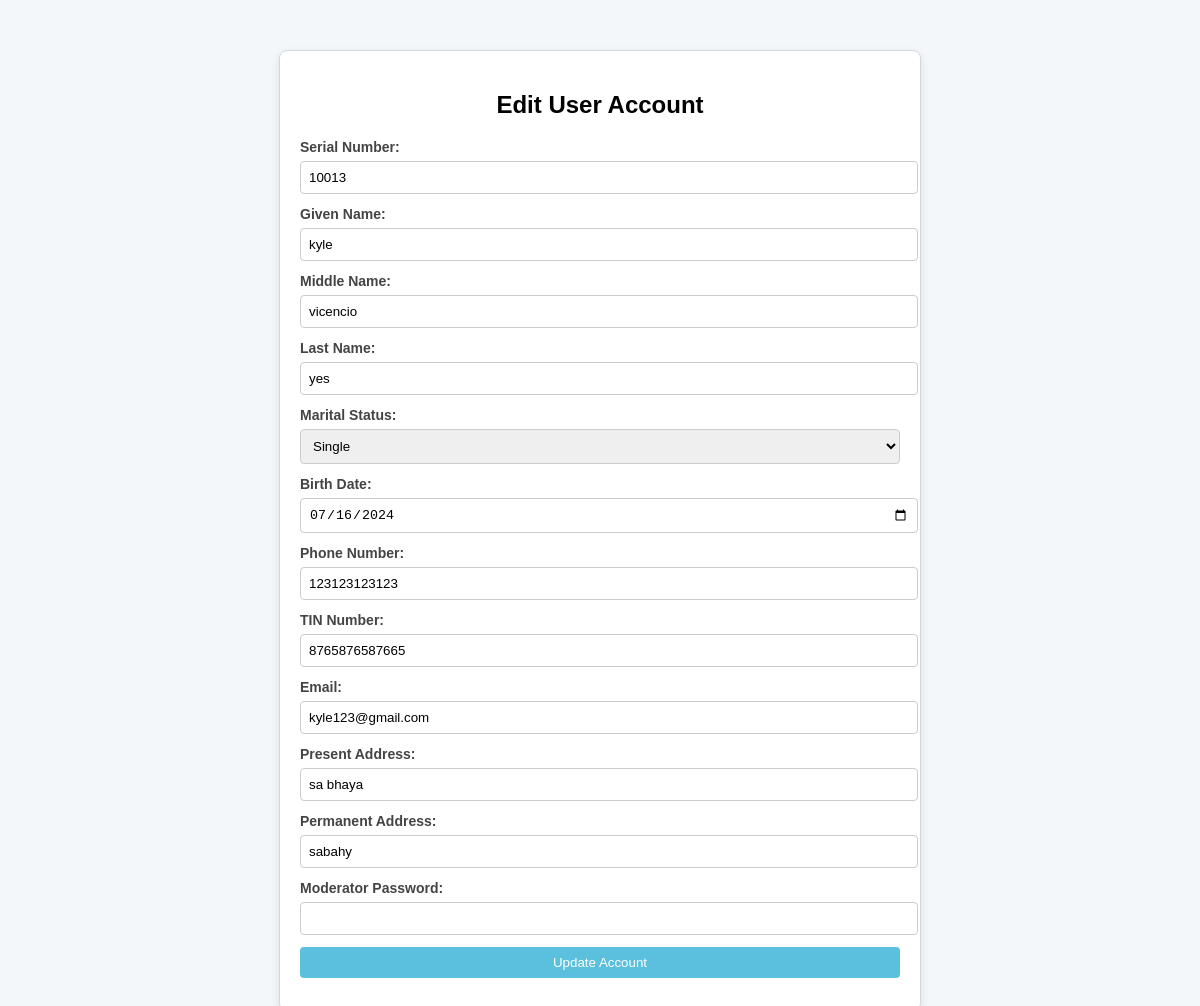
The app's page /Admin/validate_user.php?id=42 with its own data.
### tables this page shows
CREATE TABLE `accounts` (
  `id` int(255) NOT NULL,
  `serial_num` int(25) NOT NULL,
  `last_name` varchar(40) NOT NULL,
  `first_name` varchar(40) NOT NULL,
  `email` varchar(80) NOT NULL,
  `phone_num` varchar(20) NOT NULL,
  `h_password` varchar(75) NOT NULL,
  `role` varchar(20) NOT NULL,
  `date_created` datetime NOT NULL DEFAULT current_timestamp(),
  `updated_at` datetime NOT NULL DEFAULT current_timestamp(),
  `validation` varchar(10) NOT NULL
);

CREATE TABLE `validated_tb` (
  `id` int(11) NOT NULL,
  `serial_num` int(25) DEFAULT NULL,
  `given_name` varchar(100) DEFAULT NULL,
  `middle_name` varchar(50) DEFAULT NULL,
  `last_name` varchar(50) DEFAULT NULL,
  `marital_status` varchar(30) DEFAULT NULL,
  `birth_date` varchar(25) DEFAULT NULL,
  `phone_number` varchar(15) DEFAULT NULL,
  `tin_number` varchar(15) DEFAULT NULL,
  `email` varchar(100) DEFAULT NULL,
  `present_address` text DEFAULT NULL,
  `permanent_address` text DEFAULT NULL
);

### Admin/validate_user.php (the view, shortened to what this page needs)
<?php
include "../db_conn.php";
if (isset($_GET['id'])) {
    $id = mysqli_real_escape_string($conn, $_GET['id']);
    $account_sql = "SELECT * FROM `accounts` WHERE `id` = '$id'";
    $account_result = mysqli_query($conn, $account_sql);
    $account = mysqli_fetch_assoc($account_result);
    $validated_sql = "SELECT * FROM `validated_tb` WHERE `id` = '$id'";
    $validated_result = mysqli_query($conn, $validated_sql);
    $validated_data = mysqli_fetch_assoc($validated_result);
}
?>
<!DOCTYPE html>
<html lang="en">
<head>
</head>
<body>
<div class="container">
    <h2>Edit User Account</h2>
    <form method="post">
        <div class="form-group">
            <label for="serial_num">Serial Number:</label>
            <input type="text" name="serial_num" value="<?php echo htmlspecialchars($account['serial_num']); ?>" readonly>
        </div>
        <div class="form-group">
            <label for="given_name">Given Name:</label>
            <input type="text" name="given_name" value="<?php echo htmlspecialchars($validated_data['given_name']); ?>" required>
        </div>
        <div class="form-group">
            <label for="middle_name">Middle Name:</label>
            <input type="text" name="middle_name" value="<?php echo htmlspecialchars($validated_data['middle_name']); ?>">
        </div>
        <div class="form-group">
            <label for="last_name">Last Name:</label>
            <input type="text" name="last_name" value="<?php echo htmlspecialchars($validated_data['last_name']); ?>" required>
        </div>
        <div class="form-group">
            <label for="marital_status">Marital Status:</label>
            <select name="marital_status" required>
                <option value="Single" <?php echo $validated_data['marital_status'] === 'Single' ? 'selected' : ''; ?>>Single</option>
            </select>
        </div>
        <div class="form-group">
            <label for="birth_date">Birth Date:</label>
            <input type="date" name="birth_date" value="<?php echo htmlspecialchars($validated_data['birth_date']); ?>" required>
        </div>
        <div class="form-group">
            <label for="phone_number">Phone Number:</label>
            <input type="text" name="phone_number" value="<?php echo htmlspecialchars($validated_data['phone_number']); ?>" required>
        </div>
        <div class="form-group">
            <label for="tin_number">TIN Number:</label>
            <input type="text" name="tin_number" value="<?php echo htmlspecialchars($validated_data['tin_number']); ?>" required>
        </div>
        <div class="form-group">
            <label for="email">Email:</label>
            <input type="email" name="email" value="<?php echo htmlspecialchars($validated_data['email']); ?>" required>
        </div>
        <div class="form-group">
            <label for="present_address">Present Address:</label>
            <input type="text" name="present_address" value="<?php echo htmlspecialchars($validated_data['present_address']); ?>" required>
        </div>
        <div class="form-group">
            <label for="permanent_address">Permanent Address:</label>
            <input type="text" name="permanent_address" value="<?php echo htmlspecialchars($validated_data['permanent_address']); ?>" required>
        </div>
        <div class="form-group">
            <label for="moderator_password">Moderator Password:</label>
            <input type="password" name="moderator_password" required>
        </div>
        <button type="submit" name="update_account">Update Account</button>
    </form>
</div>
</body>
</html>

### Admin/validate_user.php (style rules this page uses)
body { font-family: Arial, sans-serif; background-color: #f4f7fa; margin: 0; padding: 0; }
.container { max-width: 600px; margin: 50px auto; padding: 20px; background-color: #ffffff; border-radius: 8px; box-shadow: 0 4px 10px rgba(0, 0, 0, 0.1); border: 1px solid #d1d8e0; }
h2 { text-align: center; margin-bottom: 20px; }
label { font-size: 14px; font-weight: bold; color: #444; display: block; margin-bottom: 6px; }
input, select, button { width: 100%; padding: 8px; margin-bottom: 12px; border: 1px solid #ccc; border-radius: 4px; }
button { background-color: #5bc0de; color: white; cursor: pointer; border: none; }

### records on screen
accounts: serial_num "10013"
validated_tb: given_name "kyle", middle_name "vicencio", last_name "yes", marital_status "Single", birth_date "07/16/2024", phone_number "123123123123", tin_number "8765876587665", email "kyle123@gmail.com", present_address "sa bhaya", permanent_address "sabahy"
